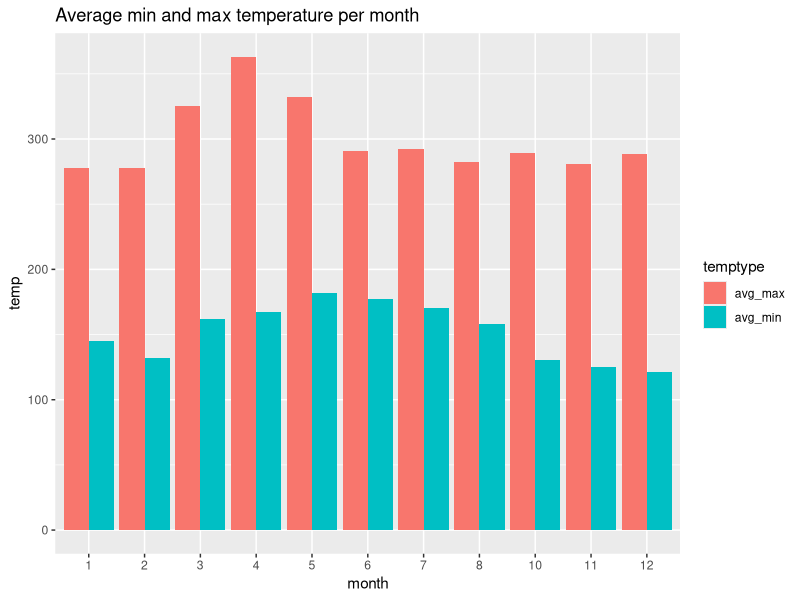
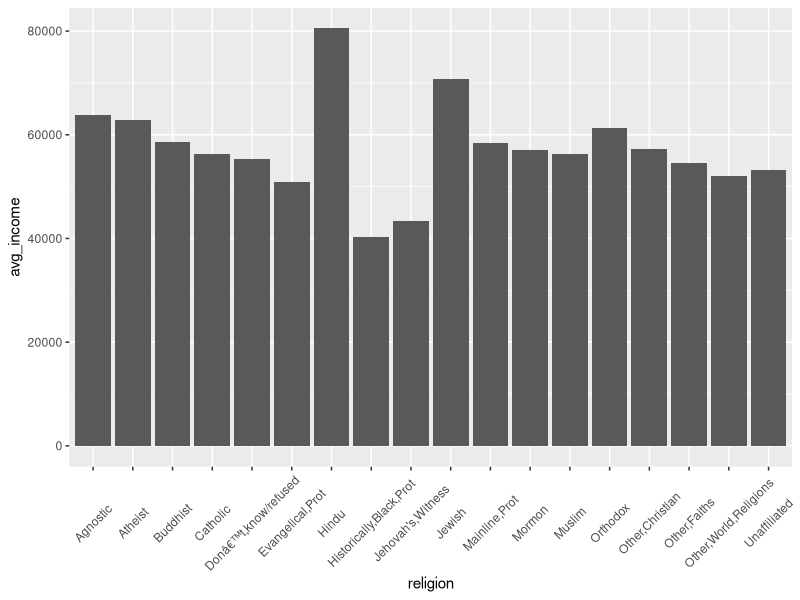

These figures' R source, in order:
library(tidyverse)

pew <- read_csv(
  "./datasets/pew.csv"
)

pew <- pew %>%
  gather(2:11, key = "income", value = "count")

weather <- read_csv("./datasets/weather.csv") %>%
  gather(d1:d31, key = "day", value = "temperature", na.rm = TRUE) %>%
  spread(key = "element", value = "temperature") %>%
  mutate(TMAX = as.numeric(TMAX),
         TMIN = as.numeric(TMIN))

# example of interesting plot for both of them

weather %>%
  group_by(month) %>%
  summarise(avg_min = mean(TMIN),
            avg_max = mean(TMAX)) %>%
  gather(2:3, key="temptype", value="temp") %>%
  ggplot() +
  geom_bar(
    aes(x=factor(month), y=temp, fill=temptype), 
    position="dodge", stat="identity"
  ) +
  labs(title = "Average min and max temperature per month", x = "month")

unique(pew$income)

pew %>%
  mutate(
    estimated_income = case_when(
      income == "<$10k" ~ 5000,
      income == "$10-20k" ~ 15000,
      income == "$20-30k" ~ 25000,
      income == "$30-40k" ~ 35000,
      income == "$40-50k" ~ 45000,
      income == "$50-75k" ~ 62500,
      income == "$75-100k" ~ 87500,
      income == "$100-150k" ~ 125000,
      income == "$>150k" ~ 200000,
      TRUE ~ NA_real_
    ) * count
  ) %>%
  filter(!is.na(estimated_income)) %>%
  group_by(religion) %>%
  summarise(n_people = sum(count),
            total_estimated_income = sum(estimated_income, na.rm = TRUE)) %>%
  mutate(avg_income = total_estimated_income / n_people) %>%
  ggplot() +
  # geom_bar(aes(fct_reorder(religion, avg_income), avg_income), stat = "identity") +
  # geom_bar(aes(reorder(religion, avg_income), avg_income), stat = "identity") +
  geom_bar(aes(religion, avg_income), stat = "identity") +
  # coord_flip() +
  theme(axis.text.x = element_text(angle = 45, vjust = 0.5))
